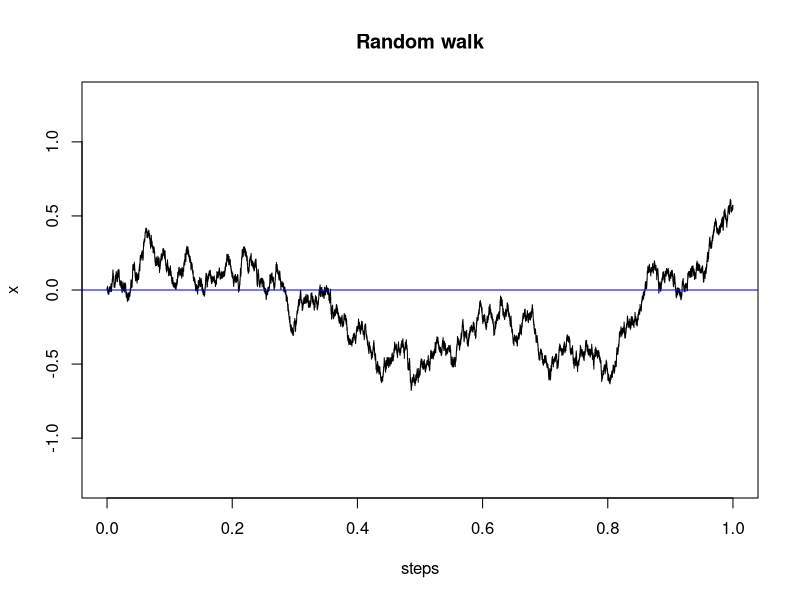
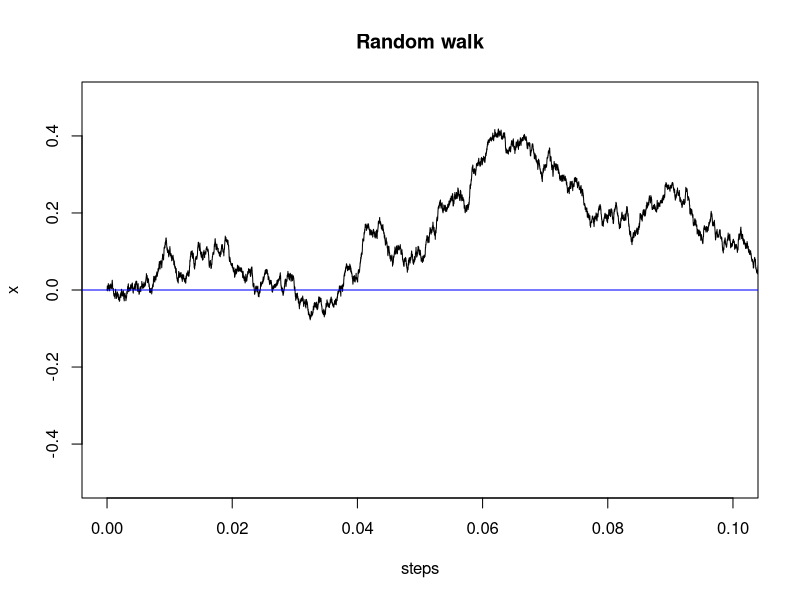
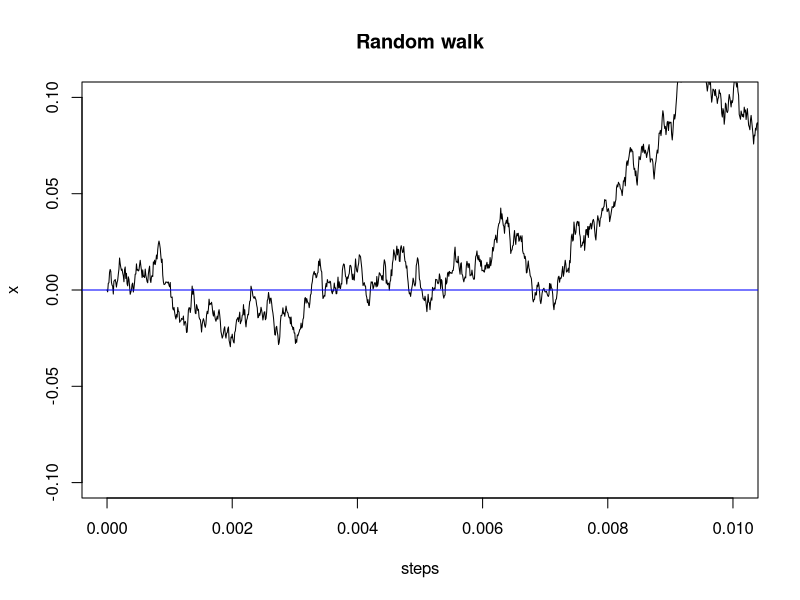
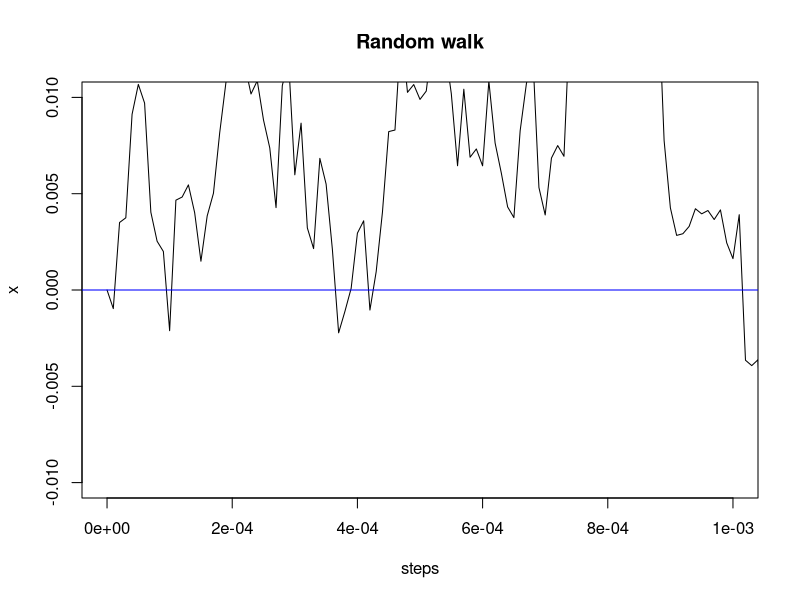

These charts were generated, in order, by the following R code:
# random walk approach
set.seed(24689)
duration <- 1  # total time
numsteps <- 100000
steps <- seq(0,1,1/numsteps)
deltax <- rnorm(n = numsteps, sd = sqrt(1/numsteps))
#deltax <- sample(c(-1,1),size=numsteps,replace=TRUE)/sqrt(numsteps)
x <- c(0, cumsum(deltax)) # compute cumulative sum
plot(steps, x, type = "l", ylim = c(-1.3, 1.3),main="Random walk")
abline(h=0, col="blue")

leftend<-0

# zoom in
plot(steps, x, type = "l", xlim=leftend+c(0,0.1),ylim=c(-.5,.5),main="Random walk")
abline(h=0, col="blue")

# zoom in more
plot(steps, x, type = "l", xlim=leftend+c(0,0.01),ylim=c(-.1,.1),main="Random walk")
abline(h=0, col="blue")

# zoom in even more
plot(steps, x, type = "l", xlim=leftend+c(0,0.001),ylim=c(-.01,.01),main="Random walk")
abline(h=0, col="blue")
